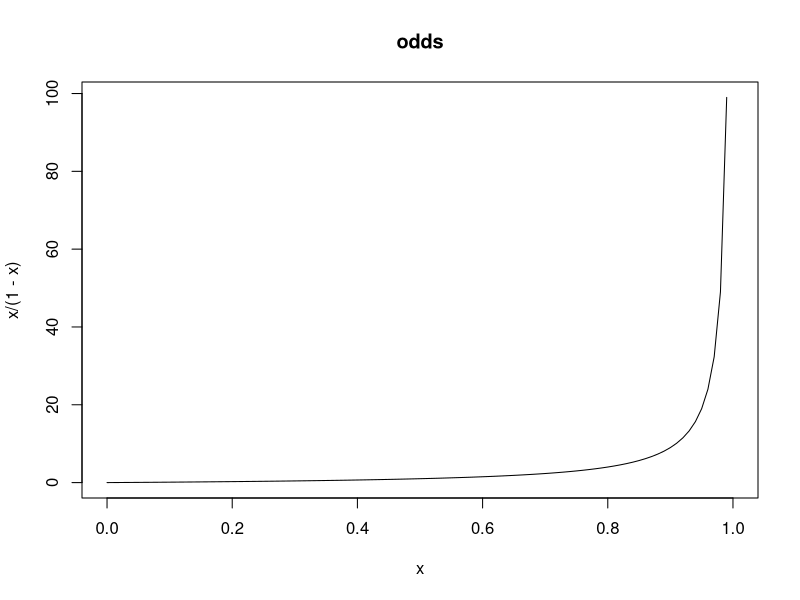
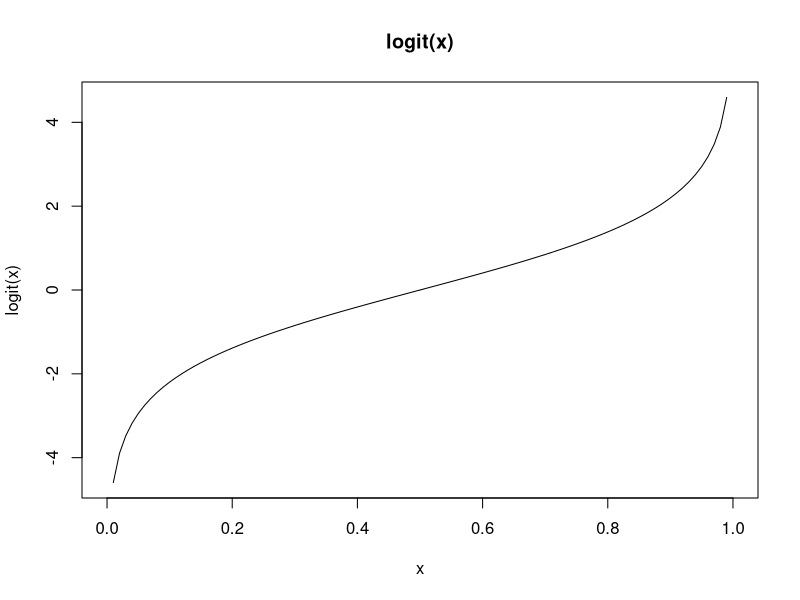
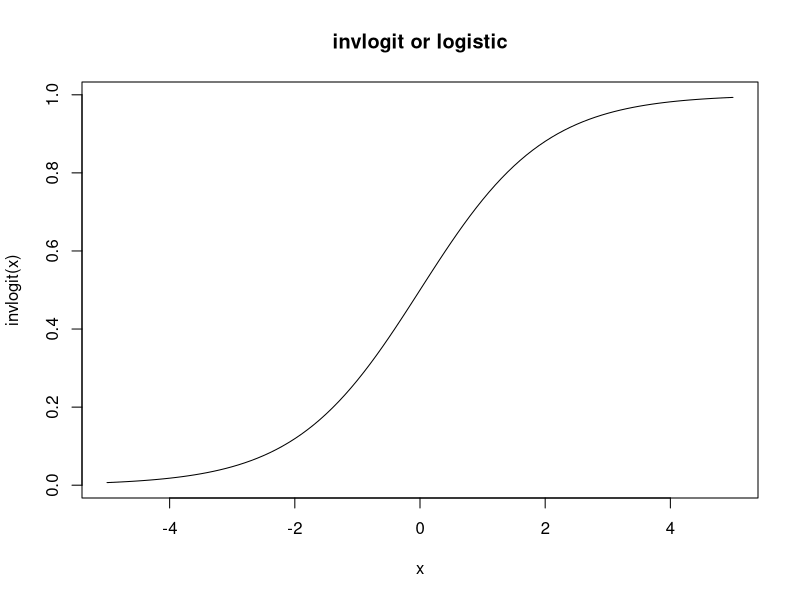
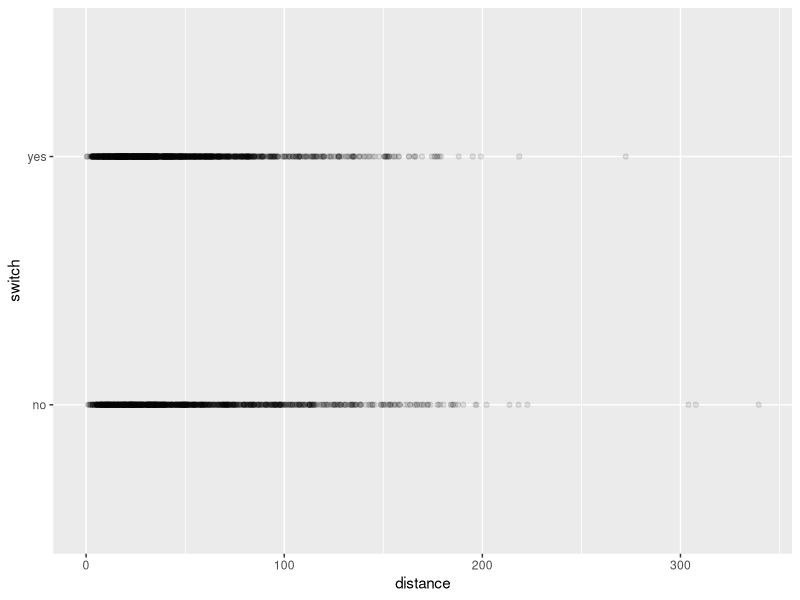
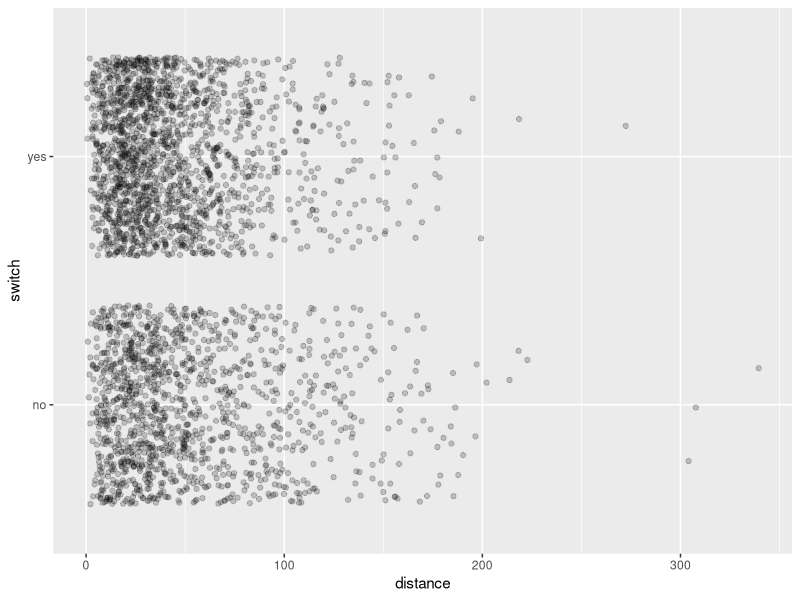
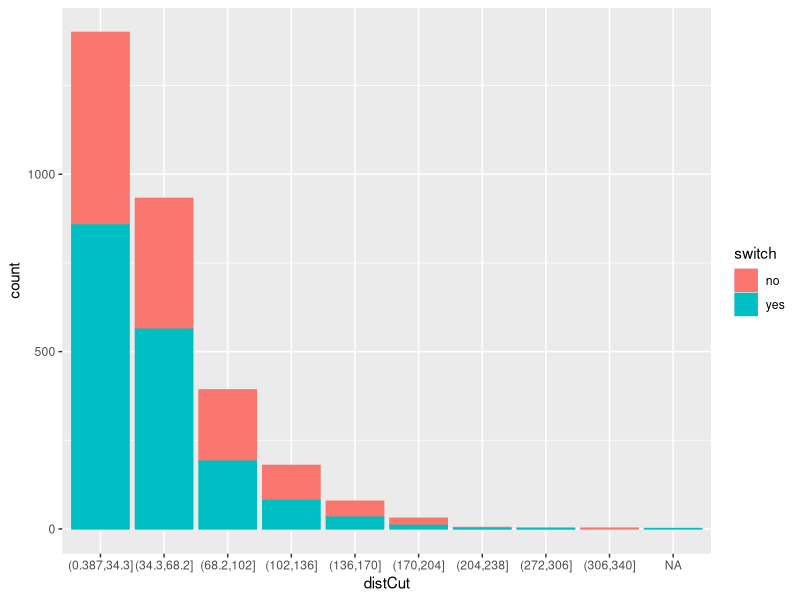
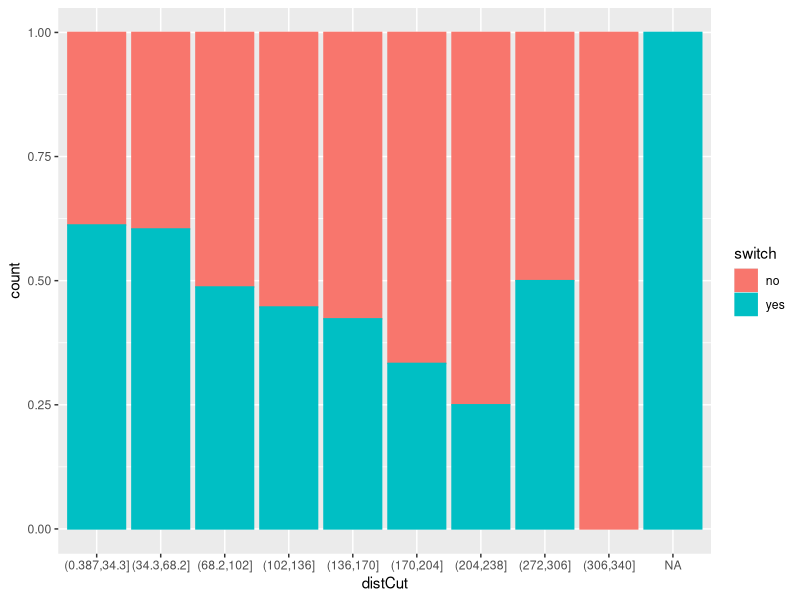
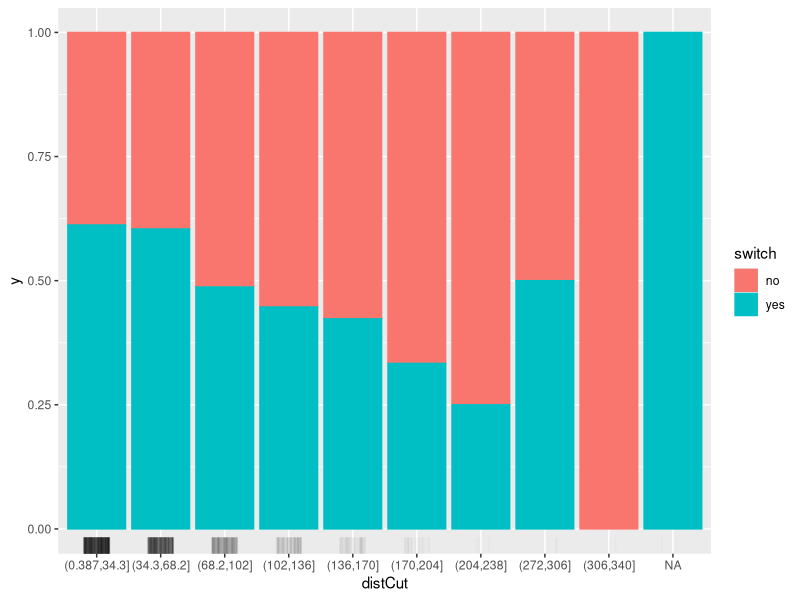

These charts were generated, in order, by the following R code:
## ---- chunk 1
knitr::opts_chunk$set(echo = TRUE)
## ---- chunk 2
library(arm)
invlogit
logit
curve(x/(1-x), xlim=c(0,1), main='odds')
curve(logit(x), xlim=c(0,1), main='logit(x)')
curve(invlogit(x), xlim=c(-5,5), main='invlogit or logistic')
## ---- chunk 3
data(Wells, package='carData')
summary(Wells)
## ---- chunk 4
library(ggplot2)
ggplot(data=Wells) + geom_point(aes(x=distance, y=switch), alpha=0.1)
ggplot(data=Wells) + geom_jitter(aes(x=distance, y=switch), alpha=0.2) 
## ---- chunk 5
library(dplyr)
Wells_cut <- 
  Wells %>% summarise(min = min(distance), max = max(distance), by = (max-min)/10)  
Wells <- 
  Wells %>% mutate(distCut = cut(distance, 
                                 breaks=seq(Wells_cut$min, Wells_cut$max, Wells_cut$by))) 
ggplot(data=Wells, aes(x=distCut, col=switch, fill=switch)) + geom_bar()
ggplot(data=Wells, aes(x=distCut, col=switch, fill=switch)) + geom_bar(position = "fill" )
ggplot(data=Wells, aes(x=distCut, col=switch, fill=switch)) + geom_bar(position = "fill" ) + 
  geom_rug(aes(x=distCut, y=0.5), position=position_jitter(width=0.2),    alpha=0.02, sides='b', col='black')
## ---- chunk 6
library(dplyr)
Wells_cut <- 
  Wells %>% summarise(min = min(distance), max = max(distance), by = (max-min)/5)  
Wells <- 
  Wells %>% mutate(distCut = cut(distance, 
                                 breaks=seq(Wells_cut$min, Wells_cut$max, Wells_cut$by))) 
ggplot(data=Wells, aes(x=distCut, col=switch, fill=switch)) + geom_bar()
ggplot(data=Wells, aes(x=distCut, col=switch, fill=switch)) + geom_bar(position = "fill" )
ggplot(data=Wells, aes(x=distCut, col=switch, fill=switch)) + geom_bar(position = "dodge" ) +
  scale_y_log10()
## ---- chunk 7
fit0 <- glm(switch ~ distance, family=binomial(link="logit"), 
            data=Wells)
fit0 # 계수 및 model fit(Null Deviance, Residual Deviance, AIC) 확인
## ---- chunk 8
summary(fit0)
coef(fit0)
confint(fit0)
## ---- chunk 9
newdat = data.frame(distance = c(0,1))
predict(fit0, newdat, type='response')
## ---- chunk 10
newdat = data.frame(distance = seq(0, 500, 10))
predy <- predict(fit0, newdata=newdat, type='link', se.fit=TRUE)
#head(predy) # predy$fit, $se.fit, 
prob = 0.95
predy$lwr <- predy$fit + qnorm((1-prob)/2)*predy$se.fit
predy$upr <- predy$fit + qnorm(1-(1-prob)/2)*predy$se.fit

dfPredy <- data.frame(predy)
dfPredy$distance <- newdat$distance

library(arm)
dfPredy <- 
  dfPredy %>% mutate(lwr = invlogit(lwr),
                     upr = invlogit(upr),
                     fit = invlogit(fit))
## ---- chunk 11
library(effects)
eff <- effect("distance", fit0)
plot(eff, type='response') # type = "rescale", "response", "link"
#plot(eff, family="bionomial")

#effAll <- allEffects(fit0)
#plot(effAll, type='response')

Wells <- Wells %>% mutate(switchnum = ifelse(switch=="yes", 1, 0))
ggplot(data=Wells) + geom_jitter(aes(x=distance, y=switchnum), alpha=0.2, height=0.05) +
  geom_line(data=dfPredy, aes(x=distance, y=fit)) + 
  geom_ribbon(data=dfPredy %>% arrange(distance), aes(x=distance, y=fit, ymin=lwr, ymax=upr), alpha=0.2) 
#ggplot(data=Wells) + geom_jitter(aes(x=distance, y=switchnum), alpha=0.2, height=0.05) +
#  geom_line(data=dfPredy, aes(x=distance, y=fit)) + 
#  geom_ribbon(data=dfPredy %>% arrange(distance), aes(x=distance, y=fit, ymin=lwr, ymax=upr), alpha=0.2) +
#  xlim(-100, 500)

## ---- chunk 12
plot(fit0)
## ---- chunk 13
binnedplot(fitted(fit0), 
           residuals(fit0, type = "response"),
# type should be one of 'deviance', 'pearson', 'working', 'repsonse', 'partial'
           nclass = NULL, 
           xlab = "Expected Values", 
           ylab = "Average residual", 
           main = "Binned residual plot", 
           cex.pts = 0.8, 
           col.pts = 1, 
           col.int = "gray") 

## ---- chunk 14
fitA <- glm(switch ~ association, family=binomial(link="logit"), data=Wells)
summary(fitA)
coef(fitA)
confint(fitA)

eff <- effect("association", fitA)
plot(eff) # type = "rescale", "response", "link"
            
fitB <- glm(switch ~ distance + association, family=binomial(link="logit"), 
            data=Wells)
summary(fitB)
coef(fitB)
confint(fitB)

eff <- allEffects(fitB)
plot(eff, type='response') # type = "rescale", "response", "link"

#eff <- effect("distance", fitB)
#plot(eff, type='response') # type = "rescale", "response", "link"

fitC <- glm(switch ~ distance * association, family=binomial(link="logit"), 
            data=Wells)
summary(fitC)
coef(fitC)
confint(fitC)

eff <- allEffects(fitC)
plot(eff, type='response') # type = "rescale", "response", "link"

eff2 <- effect("distance*association", fitC)
#plot(eff2, type='response')
plot(eff2, type='response', multiline=TRUE)
plot(eff2, type='response', multiline=TRUE, confint=list(style='bands'))
## ---- chunk 15
data('GermanCredit', package='caret')
fit0 <- glm(Class ~ Age, data=GermanCredit, family=binomial)
library(arm)
binnedplot(fitted(fit0), 
           residuals(fit0, type = "response"),
# type should be one of 'deviance', 'pearson', 'working', 'repsonse', 'partial'
           nclass = NULL, 
           xlab = "Expected Values", 
           ylab = "Average residual", 
           main = "Binned residual plot", 
           cex.pts = 0.8, 
           col.pts = 1, 
           col.int = "gray") 
summary(fit0)

#plot(allEffects(fit0), type='rescale')
plot(allEffects(fit0), type='response')
#plot(allEffects(fit0), type='link')

#plot(effect('Age', fit0),  type='rescale')
#plot(effect('Age', fit0),  type='response')
#plot(effect('Age', fit0),  type='link')
## ---- chunk 16
fit1 <- glm(Class ~ Age + Housing.Rent, data=GermanCredit, family=binomial)
library(arm)
binnedplot(fitted(fit1), 
           residuals(fit1, type = "response"),
# type should be one of 'deviance', 'pearson', 'working', 'repsonse', 'partial'
           nclass = NULL, 
           xlab = "Expected Values", 
           ylab = "Average residual", 
           main = "Binned residual plot", 
           cex.pts = 0.8, 
           col.pts = 1, 
           col.int = "gray") 

summary(fit1)

#plot(allEffects(fit1), type='rescale')
plot(allEffects(fit1), type='response')

#plot(allEffects(fit1), type='link')

#plot(effects('Age*Housing.Rent', fit1),  type='response')
plot(allEffects(fit1), type='response', multiline=TRUE, confint=list(style='bands'))
## ---- chunk 17

fit2 <- glm(Class ~ Age * Housing.Rent, data=GermanCredit, family=binomial)
library(arm)
binnedplot(fitted(fit2), 
           residuals(fit2, type = "response"),
# type should be one of 'deviance', 'pearson', 'working', 'repsonse', 'partial'
           nclass = NULL, 
           xlab = "Expected Values", 
           ylab = "Average residual", 
           main = "Binned residual plot", 
           cex.pts = 0.8, 
           col.pts = 1, 
           col.int = "gray") 

summary(fit2)

#plot(allEffects(fit1), type='rescale')
plot(allEffects(fit2), type='response')
plot(allEffects(fit2), type='response', multiline=TRUE)
#plot(allEffects(fit1), type='link')

#plot(effects('Age*Housing.Rent', fit2),  type='response')
## ---- chunk 18
fit0 <- glm(switch ~ distance, family=binomial(link="logit"), 
            data=Wells)
pred <- predict(fit0, type='link') > 0
pred <- ifelse(pred == TRUE, "yes", "no")
pred <- factor(pred, levels = c('no', 'yes'))
table(pred, Wells$switch)
library(caret)
confusionMatrix(pred, Wells$switch, positive='yes')
